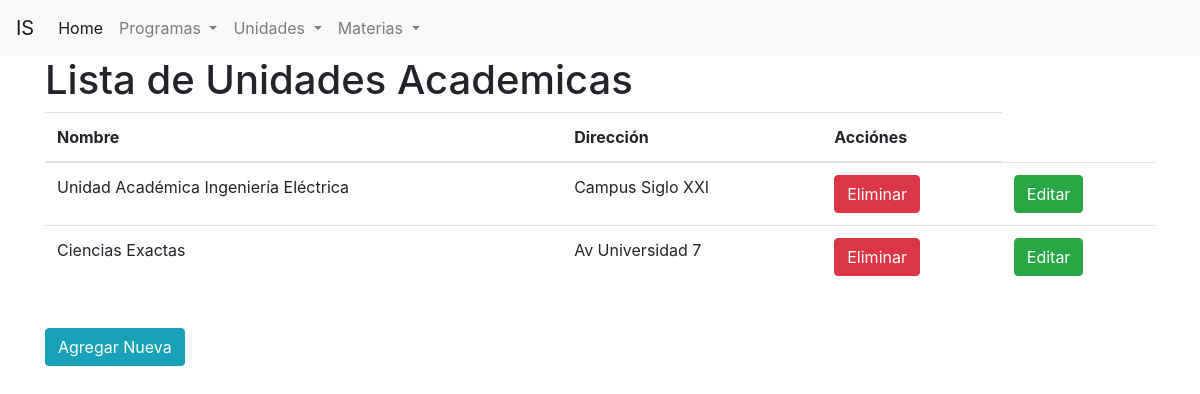
The page /unidades/ on the database its author committed.
### unidades_academicas/models.py (models this page shows, shortened)
class UnidadAcademica(models.Model):
    nombre = models.CharField('Nombre', max_length=200)
    direccion = models.CharField('Dirección', max_length=350, default='sin dirección')

### unidades_academicas/views.py (the view)
def lista_unidades(request):
    contexto = {'Unidades':UnidadAcademica.objects.all()}
    return render(request, 'lista_unidades.html', contexto)

### unidades_academicas/templates/lista_unidades.html (shortened to what this page needs)
{% extends 'base.html' %}
{% block contenido %}
    <h1> Lista de Unidades Academicas</h1>
    <table class="table">
        <thead>
            <tr>
                <th>Nombre</th>
                <th>Dirección</th>
                <th>Acciónes</th>
            </tr>
        </thead>
        <tbody>
            {% for unidad in Unidades %}
                <tr>
                    <td> {{unidad.nombre}}</td>
                    <td> {{unidad.direccion}}</td>
                    <td><a class="btn btn-danger"   href="{% url 'eliminar_unidad' unidad.nombre %}"> Eliminar </a></td>
                    <td><a class="btn btn-success"   href="{% url 'editar_unidad' unidad.nombre %}"> Editar </a></td>
                </tr>
            {% endfor %}
        </tbody>
    </table>
    <br>
    <a class="btn btn-info"  href="agregar"> Agregar Nueva</a>
{% endblock contenido %}

### rows shown on the page
UnidadAcademica: nombre "Unidad Académica Ingeniería Eléctrica", direccion "Campus Siglo XXI"
UnidadAcademica: nombre "Ciencias Exactas", direccion "Av Universidad 7"
